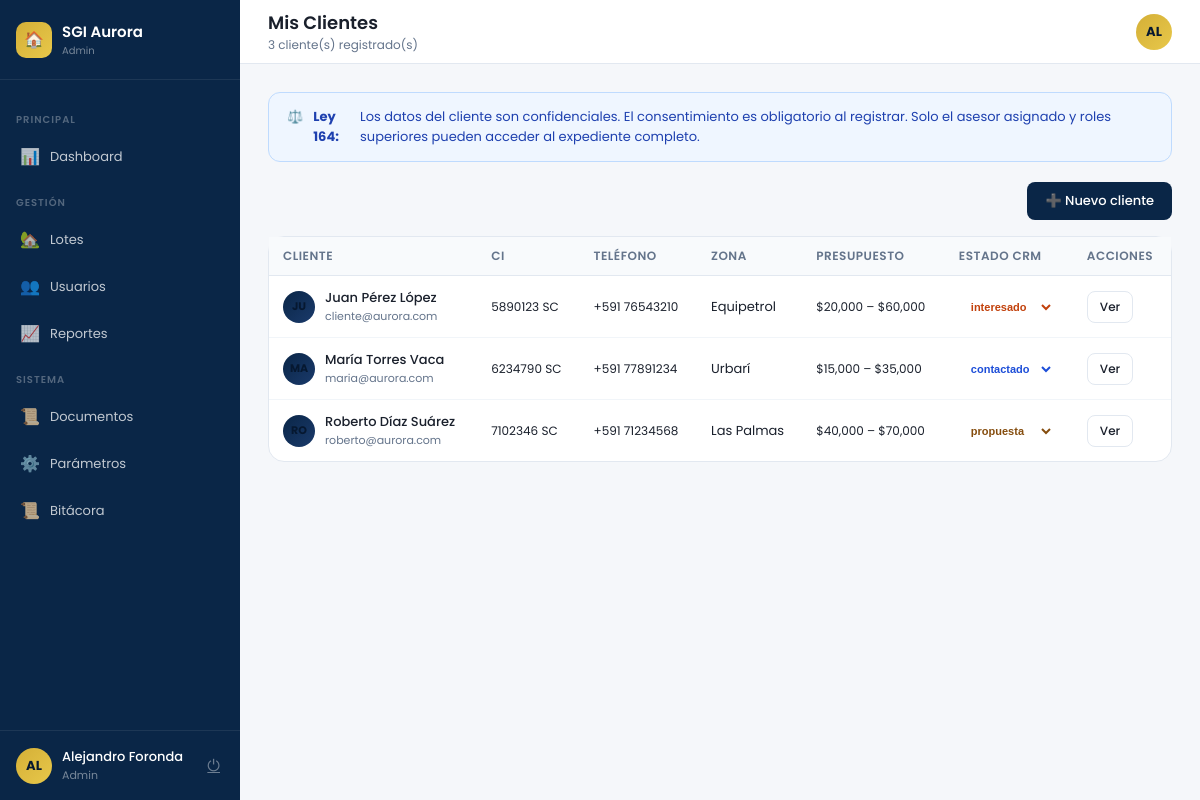
/asesor/clientes.php (signed in), run on the app's committed database.
### tables this page shows
CREATE TABLE clientes (
  id              INT AUTO_INCREMENT PRIMARY KEY,
  usuario_id      INT NOT NULL UNIQUE,
  zona_preferida  INT,
  tipo_lote       ENUM('Residencial','Comercial','Industrial') DEFAULT 'Residencial',
  presupuesto_min DECIMAL(12,2) DEFAULT 0,
  presupuesto_max DECIMAL(12,2) DEFAULT 0,
  servicios_req   VARCHAR(200),
  asesor_id       INT,
  estado_crm      ENUM('prospecto','contactado','visita','interesado','propuesta','cerrado','descartado') DEFAULT 'prospecto',
  consentimiento_ley164 TINYINT(1) DEFAULT 0,
  created_at      DATETIME DEFAULT CURRENT_TIMESTAMP,
  FOREIGN KEY (usuario_id)     REFERENCES usuarios(id) ON DELETE CASCADE,
  FOREIGN KEY (zona_preferida) REFERENCES zonas(id) ON DELETE SET NULL,
  FOREIGN KEY (asesor_id)      REFERENCES usuarios(id) ON DELETE SET NULL
);

CREATE TABLE usuarios (
  id          INT AUTO_INCREMENT PRIMARY KEY,
  nombre      VARCHAR(120) NOT NULL,
  email       VARCHAR(120) NOT NULL UNIQUE,
  password    VARCHAR(255) NOT NULL,    
  rol         ENUM('cliente','asesor','legal','admin') NOT NULL DEFAULT 'cliente',
  estado      ENUM('activo','inactivo') NOT NULL DEFAULT 'activo',
  telefono    VARCHAR(30),
  ci          VARCHAR(30),
  created_at  DATETIME DEFAULT CURRENT_TIMESTAMP,
  ultimo_acceso DATETIME
);

CREATE TABLE zonas (
  id    INT AUTO_INCREMENT PRIMARY KEY,
  nombre VARCHAR(100) NOT NULL
);

### asesor/clientes.php (the view, shortened to what this page needs)
<?php
$pdo = getDB();
$clientes = $pdo->query("
    SELECT c.*, u.nombre, u.email, u.telefono, u.ci, u.estado usuario_estado,
           z.nombre zona_nombre, ua.nombre asesor_nombre
    FROM clientes c
    JOIN usuarios u ON u.id=c.usuario_id
    LEFT JOIN zonas z ON z.id=c.zona_preferida
    LEFT JOIN usuarios ua ON ua.id=c.asesor_id
    ORDER BY c.created_at DESC
")->fetchAll();
require_once __DIR__ . '/../includes/layout.php';
?>
<div class="alert alert-info" style="margin-bottom:20px">
  ⚖️ <strong>Ley 164:</strong> Los datos del cliente son confidenciales. El consentimiento es obligatorio al registrar. Solo el asesor asignado y roles superiores pueden acceder al expediente completo.
</div>
<div style="display:flex;justify-content:flex-end;margin-bottom:16px">
  <button onclick="openModal('modal-cliente')" class="btn btn-primary">➕ Nuevo cliente</button>
</div>
<div class="card">
  <div class="card-body p0">
    <table class="table">
      <thead><tr><th>Cliente</th><th>CI</th><th>Teléfono</th><th>Zona</th><th>Presupuesto</th><th>Estado CRM</th><th>Acciones</th></tr></thead>
      <tbody>
        <?php foreach ($clientes as $c):
          $crmColors=['prospecto'=>'badge-gray','contactado'=>'badge-blue','visita'=>'badge-gold','interesado'=>'badge-orange','propuesta'=>'badge-gold','cerrado'=>'badge-green','descartado'=>'badge-red'];
          $initials=strtoupper(substr($c['nombre'],0,2));
        ?>
        <tr>
          <td>
            <div style="display:flex;align-items:center;gap:10px">
              <div class="avatar" style="width:32px;height:32px;font-size:11px;background:linear-gradient(135deg,var(--navy),var(--navy-l))"><?= $initials ?></div>
              <div><div style="font-weight:500;font-size:13px"><?= htmlspecialchars($c['nombre']) ?></div>
                   <div style="font-size:11px;color:var(--muted)"><?= htmlspecialchars($c['email']) ?></div></div>
            </div>
          </td>
          <td style="font-size:12px"><?= htmlspecialchars($c['ci'] ?? '—') ?></td>
          <td style="font-size:12px"><?= htmlspecialchars($c['telefono'] ?? '—') ?></td>
          <td><?= htmlspecialchars($c['zona_nombre'] ?? '—') ?></td>
          <td style="font-size:12px">$<?= number_format($c['presupuesto_min'],0) ?> – $<?= number_format($c['presupuesto_max'],0) ?></td>
          <td>
            <select class="badge <?= $crmColors[$c['estado_crm']] ?? 'badge-gray' ?>" onchange="updateCRM(<?= $c['id'] ?>, this.value)"
              style="border:none;font-size:11px;font-weight:600;cursor:pointer;background:transparent;padding:4px 8px">
              <?php foreach(['prospecto','contactado','visita','interesado','propuesta','cerrado','descartado'] as $est): ?>
                <option value="<?= $est ?>" <?= $c['estado_crm']===$est?'selected':'' ?>><?= $est ?></option>
              <?php endforeach; ?>
            </select>
          </td>
          <td><button class="btn btn-outline btn-sm" onclick="showToast('Ver ficha de <?= addslashes($c['nombre']) ?>','')">Ver</button></td>
        </tr>
        <?php endforeach; ?>
      </tbody>
    </table>
  </div>
</div>
<?php require_once __DIR__ . '/../includes/layout_end.php'; ?>

### includes/layout.php (style rules this page uses)
* { margin:0;padding:0;box-sizing:border-box }
:root { --navy:#0A2647;--navy-l:#1a3a6b;--navy-d:#061830; --gold:#D4AF37;--gold-l:#e8c84a; --green:#27AE60;--orange:#F39C12;--red:#E74C3C;--blue:#2E86C1; --bg:#F5F7FA;--white:#fff;--text:#1a202c;--muted:#64748b; --border:#e2e8f0;--sidebar-w:240px; }
body { font-family:'Poppins',sans-serif;background:var(--bg);color:var(--text);min-height:100vh;display:flex }
.avatar { width:36px;height:36px;flex-shrink:0;border-radius:50%;background:linear-gradient(135deg,var(--gold),var(--gold-l));display:flex;align-items:center;justify-content:center;color:var(--navy-d);font-size:13px;font-weight:700 }
.card { background:var(--white);border-radius:16px;border:1px solid var(--border);margin-bottom:20px }
.card-body { padding:24px }
.card-body.p0 { padding:0 }
.table { width:100%;border-collapse:collapse }
.table th { padding:10px 14px;text-align:left;font-size:12px;font-weight:600;color:var(--muted);background:#f8fafc;border-bottom:1px solid var(--border);text-transform:uppercase;letter-spacing:.5px }
.table td { padding:12px 14px;font-size:13px;border-bottom:1px solid #f1f5f9;vertical-align:middle }
.table tr:last-child td { border-bottom:none }
.badge { display:inline-flex;align-items:center;padding:4px 10px;border-radius:20px;font-size:11px;font-weight:600 }
.badge-orange { background:#fff7ed;color:#c2410c }
.badge-blue { background:#dbeafe;color:#1d4ed8 }
.badge-gold { background:#fef9c3;color:#854d0e }
.btn { display:inline-flex;align-items:center;gap:6px;padding:9px 18px;border-radius:8px;font-size:13px;font-weight:500;cursor:pointer;font-family:'Poppins',sans-serif;transition:all .2s;border:none;text-decoration:none }
.btn-primary { background:var(--navy);color:#fff }
.btn-outline { background:transparent;border:1px solid var(--border);color:var(--text) }
.btn-sm { padding:6px 12px;font-size:12px }
.alert { padding:14px 18px;border-radius:12px;font-size:13px;display:flex;align-items:flex-start;gap:10px;margin-bottom:16px }
.alert-info { background:#eff6ff;border:1px solid #bfdbfe;color:#1e40af }

### data on the page
clientes: usuario.nombre "JU", usuario.nombre "Juan Pérez López", usuario.email "cliente@aurora.com", usuario.ci "5890123 SC", usuario.telefono "+591 76543210", zona_preferida.nombre "Equipetrol", presupuesto_min "20,000", presupuesto_max "60,000", estado_crm+id "interesado"
clientes: usuario.nombre "MA", usuario.nombre "María Torres Vaca", usuario.email "maria@aurora.com", usuario.ci "6234790 SC", usuario.telefono "+591 77891234", zona_preferida.nombre "Urbarí", presupuesto_min "15,000", presupuesto_max "35,000", estado_crm+id "contactado"
clientes: usuario.nombre "RO", usuario.nombre "Roberto Díaz Suárez", usuario.email "roberto@aurora.com", usuario.ci "7102346 SC", usuario.telefono "+591 71234568", zona_preferida.nombre "Las Palmas", presupuesto_min "40,000", presupuesto_max "70,000", estado_crm+id "propuesta"

### other printed values
$rol "Admin"
$sec['seccion'] "PRINCIPAL"
$item['icon'] "📊"
$item['label'] "Dashboard"
$sec['seccion'] "GESTIÓN"
$item['icon'] "🏡"
$item['label'] "Lotes"
$item['icon'] "👥"
$item['label'] "Usuarios"
$item['icon'] "📈"
$item['label'] "Reportes"
$sec['seccion'] "SISTEMA"
$item['icon'] "📜"
$item['label'] "Documentos"
$item['icon'] "⚙️"
